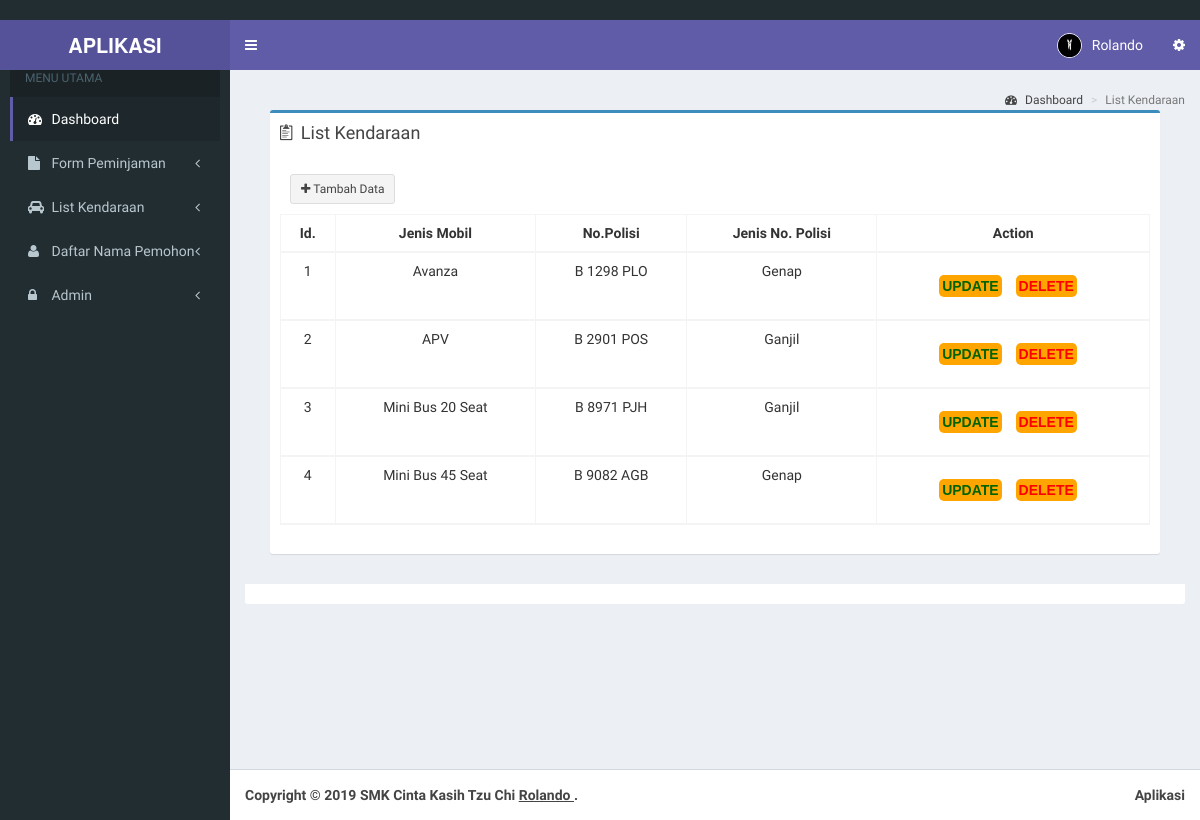
The app's page /admin/list.php (signed in) with its own data.
### tables this page shows
CREATE TABLE `kendaraan` (
  `id` int(11) NOT NULL,
  `jenismobil` varchar(200) NOT NULL,
  `nomor` varchar(200) NOT NULL,
  `jenis` varchar(200) NOT NULL
);

### admin/list.php (the view, shortened to what this page needs)
<!DOCTYPE html>
<html>
 <?php include "head.php" ?>
  </head>
  <body class="hold-transition skin-purple sidebar-mini">
    <div class="wrapper">
      <?php include "header.php"; ?>
      <?php include "menu.php"; ?>
      <div class="content-wrapper">
        <section class="content-header">
          <ol class="breadcrumb">
            <li><a href="index.php"><i class="fa fa-dashboard"></i> Dashboard</a></li>
            <li class="active">List Kendaraan</li>
          </ol>
        </section>
        <section class="content">
          <div class="row">
            <section class="col-lg-12 connectedSortable">
                <div class="box-body">
<section class="col-lg-12 connectedSortable">
              <div class="box box-primary">
                              <div class="box-header">
                                <i class="ion ion-clipboard"></i>
                                <h3 class="box-title">List Kendaraan</h3>
                              </div>
                              <div class="scroller box-body">
                              <div class="box-footer clearfix no-border">
                                  <a href="tambah.php" class="btn btn-sm btn-default pull-left"><i class="fa fa-plus"></i> Tambah Data</a>
                                   </div>
                                <table id="example" class="table table-responsive table-hover table-bordered">
                                <thead>
                                    <tr>
                                      <th><center>Id.</center></th>
                                      <th><center>Jenis Mobil</center></th>
                                      <th><center>No.Polisi</center></th>
                                      <th><center>Jenis No. Polisi</center></th>
                                      <th><center>Action</center></th>
                                    </tr>
                                      <?php
                  $a=mysqli_query($koneksi, "SELECT * FROM kendaraan");
                  $nomorgan=1;
                  while ($rows=mysqli_fetch_array($a)){
                                  echo"
                                  <tr align=center>
                                  <td>".$nomorgan."</td>
                                  <td>".$rows['jenismobil']."</td>
                                  <td>".$rows['nomor']."</td>
                                  <td>".$rows['jenis']."</td>
                                  <td><a class=update href='update-list.php?id=".$rows['id']."'>UPDATE</a>&nbsp;&nbsp;&nbsp;
                                  <a class=delete href='delete-kendaraan.php?id=".$rows['id']."'>DELETE</a>&nbsp;&nbsp;&nbsp;
                                </tr>";
                                $nomorgan++;
                              }
                        echo "</table>";
                ?>
                              </section>
                </div>
                <div class="box-footer clearfix no-border">
                  </div>
              </div>
            </section>
          </div>
      </div>
      <?php include "footer.php"; ?>
  </body>
  </html>

### admin/head.php (style rules this page uses)
.scroller { height: 400px; overflow-y: scroll; scrollbar-width: thin; }

### admin/list.php (style rules this page uses)
.update { text-decoration: none; color: DarkGreen; background-color: orange; font-family: arial; font-weight: bold; line-height: 50px; margin: auto; padding: 3px; border-radius:5px; }
.delete { text-decoration: none; color: red; background-color: orange; font-family: arial; font-weight: bold; line-height: 50px; margin: auto; padding: 3px; border-radius:5px; }

### records on screen
kendaraan: jenismobil "Avanza", nomor "B 1298 PLO", jenis "Genap"
kendaraan: jenismobil "APV", nomor "B 2901 POS", jenis "Ganjil"
kendaraan: jenismobil "Mini Bus 20 Seat", nomor "B 8971 PJH", jenis "Ganjil"
kendaraan: jenismobil "Mini Bus 45 Seat", nomor "B 9082 AGB", jenis "Genap"

### other values on screen
$_SESSION['fullname'] "Rolando"
